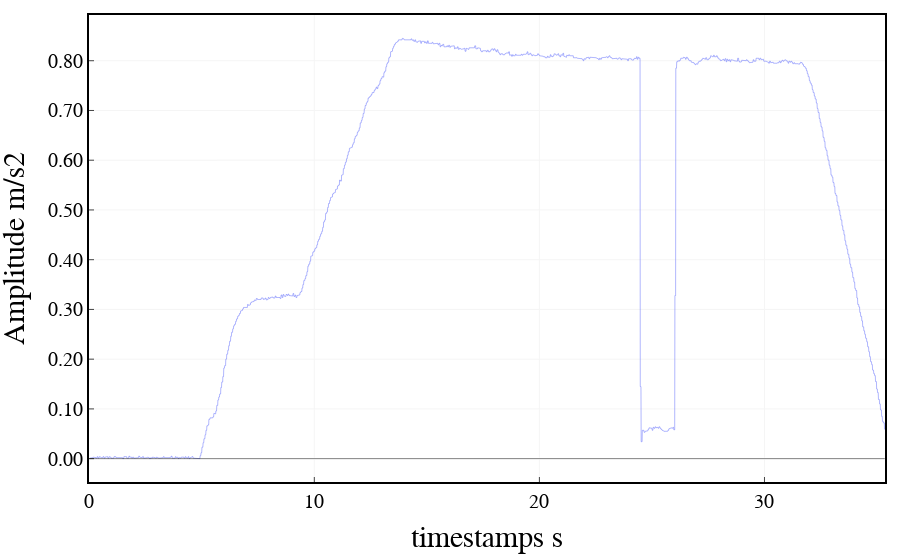

This figure's notebook cell:
### Code cell
import scipy.signal as signal_p

# Define filter parameters
fs = 100  # Sampling frequency
fc = 4  # Cutoff frequency
order = 6  # Filter order



# Create low-pass Butterworth filter
b, a = signal_p.butter(order, fc / (fs / 2), btype='low')

# Apply filter to signal data
signalf = signal_p.filtfilt(b, a, imu_data[:,:6], axis=0)
timestamp = imu_data[:,7]
fig = go.Figure()
# fig.add_trace(go.Scatter(x=timestamp, y=imu_data[:,3],
#                     mode='lines',
#                     line=dict(width=0.5),
#                     name='aX'))
# fig.add_trace(go.Scatter(x=timestamp, y=imu_data[:,4],
#                     mode='lines',
#                     line=dict(width=0.5),
#                     name='aY'))
# fig.add_trace(go.Scatter(x=timestamp, y=imu_data[:,5],
#                     mode='lines',
#                     line=dict(width=0.5),
#                     name='aZ'))

fig.add_trace(go.Scatter(x=timestamp, y=imu_data[:,8]/1000,
                    mode='lines',
                    line=dict(width=0.5),
                    name='zrange'))


# # Add a rectangle to the plot
# fig.add_shape(type='rect',
#               x0=0,
#               y0=-2,
#               x1=10,
#               y1=2,
#               line=dict(color='blue', width=0.5),
#             #   fillcolor='lightblue',
#               opacity=0.5)

fig.add_shape(type='line',
                x0=0,
                y0=0,
                x1=timestamp[-1].astype(float),
                y1=0,
                line=dict(color='black', width=0.5),
            #   fillcolor='lightblue',
                opacity=1)

    
    


fig.update_layout(xaxis_title='timestamps s',
                        yaxis_title='Amplitude m/s2',
                        font=dict(size=25, family='Arial', color='rgb(0, 0, 0)'),
                        margin={'l': 15, 'r': 15, 't': 15, 'b': 15},
                        # width=1000, height=400,
                        legend=dict(
                            yanchor="top",
                            y=1.2,
                            xanchor="left",
                            x = 0.25,
                            font=dict(
                                family='Arial',
                                size=25,
                                color='rgb(0, 0, 0)',
                            ),
                            orientation="h",
                            # bordercolor="Black",
                            # borderwidth=1
                        ),
                        plot_bgcolor='rgb(255,255,255)',
                        xaxis=dict(
                            showline=True,
                            linecolor='rgb(0, 0, 0)',
                            linewidth=2,
                            ticks='inside',
                            tickfont=dict(
                                family='Arial',
                                size=20,
                                color='rgb(0, 0, 0)',
                            ),
                            tick0 = 150,
                            dtick = 10,
                            gridcolor='rgb(245, 245, 245)',
                            mirror=True
                        ),
                        yaxis=dict(
                            # range = [0, 1],
                            showline=True,
                            linecolor='rgb(0, 0, 0)',
                            linewidth=2,
                            ticks='inside',
                            tickfont=dict(
                                family='Arial',
                                size=20,
                                color='rgb(0, 0, 0)',
                            ),
                            tickformat='.2f',   # y轴刻度分辨率
                            gridcolor='rgb(245, 245, 245)',
                            mirror=True
                        ),
        )

fig.show()

### Figure 1 — Plotly figure (JSON) as saved in the notebook; plotly's stock layout.template omitted (floating-point values rounded to 4 significant figures; data arrays with more than 128 entries replaced by an {"elided": "..."} marker saying what was removed)
{"data": [{"line": {"width": 0.5}, "mode": "lines", "name": "zrange", "type": "scatter", "x": {"elided": "3536 float values"}, "y": {"elided": "3536 float values"}}], "layout": {"font": {"color": "rgb(0, 0, 0)", "family": "Arial", "size": 25}, "legend": {"font": {"color": "rgb(0, 0, 0)", "family": "Arial", "size": 25}, "orientation": "h", "x": 0.25, "xanchor": "left", "y": 1.2, "yanchor": "top"}, "margin": {"b": 15, "l": 15, "r": 15, "t": 15}, "plot_bgcolor": "rgb(255,255,255)", "shapes": [{"line": {"color": "black", "width": 0.5}, "opacity": 1, "type": "line", "x0": 0, "x1": 35.34, "y0": 0, "y1": 0}], "xaxis": {"dtick": 10, "gridcolor": "rgb(245, 245, 245)", "linecolor": "rgb(0, 0, 0)", "linewidth": 2, "mirror": true, "showline": true, "tick0": 150, "tickfont": {"color": "rgb(0, 0, 0)", "family": "Arial", "size": 20}, "ticks": "inside", "title": {"text": "timestamps s"}}, "yaxis": {"gridcolor": "rgb(245, 245, 245)", "linecolor": "rgb(0, 0, 0)", "linewidth": 2, "mirror": true, "showline": true, "tickfont": {"color": "rgb(0, 0, 0)", "family": "Arial", "size": 20}, "tickformat": ".2f", "ticks": "inside", "title": {"text": "Amplitude m/s2"}}}}
